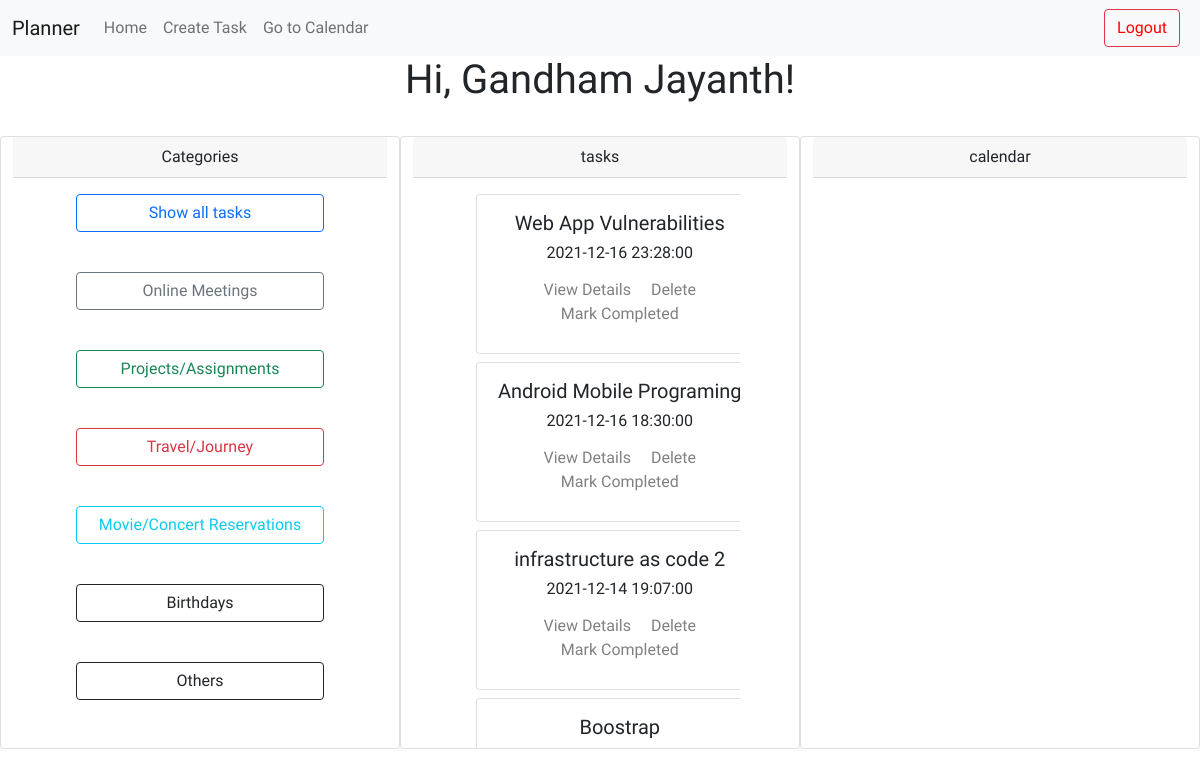
The app's page /index/online_meetings (signed in) with its own data.
### DBHandler/models.py (models this page shows, shortened)
class User(UserMixin, db.Model):
    id = db.Column(db.Integer, primary_key=True)
    username = db.Column(db.String(64), index=True, unique=True)
    first_name = db.Column(db.String(64))
    last_name = db.Column(db.String(64))
    email = db.Column(db.String(120), index=True, unique=True)
    password_hash = db.Column(db.String(128))
    tasks = db.relationship('Task', backref='creator', lazy='dynamic')
    def onlinemeetingstask(self):
        own = Task.query.filter_by(task_type = 'onlme').order_by(Task.timestamp.desc())
        return own

class Task(db.Model):
    id = db.Column(db.Integer, primary_key=True)
    title = db.Column(db.String(150))
    timestamp = db.Column(db.DateTime, index=True, default=datetime.utcnow)
    user_id = db.Column(db.Integer, db.ForeignKey('user.id'))
    task_type = db.Column(db.String(5))
    online = db.relationship('Online_meetings',backref = 'parent1', lazy = 'dynamic')
    deadline = db.relationship('Deadlines',backref = 'parent2', lazy = 'dynamic')
    travel = db.relationship('Travel',backref = 'parent3', lazy = 'dynamic')
    birthday = db.relationship('Birthday',backref = 'parent4', lazy = 'dynamic')
    general = db.relationship('General',backref = 'parent5', lazy = 'dynamic')
    movie = db.relationship('Movie',backref = 'parent6', lazy = 'dynamic')

### Backend/routes.py (the view, shortened to what this page needs)
@app.route('/index/online_meetings', methods=['GET', 'POST'])
@login_required
def online_meetings():
    tasks = User.onlinemeetingstask(current_user)
    form = TaskFilterForm()
    return render_template('index.html', title='Home', tasks=tasks, form=form)

### Backend/forms.py
class TaskFilterForm(FlaskForm):
    onlme = SubmitField('Online Meetings')
    projs = SubmitField('Projects/Assignments')
    travl = SubmitField('Travel/Journey')
    movie = SubmitField('Movie/Concert Reservations')
    birth = SubmitField('Birthdays')
    gentk = SubmitField('Others')
    index = SubmitField('Show all tasks')

### DBHandler/models.py (called while the page is built)
@login.user_loader
def load_user(id):
    return User.query.get(int(id))

### Backend/templates/index.html (shortened to what this page needs)
{% extends "base.html" %}
{% block content %}
    <h1>Hi, {{ current_user.first_name }} {{ current_user.last_name }}!</h1>
   <div class="container-fluid">
       <div class="row">
    <div class="col-lg-4 card">
    <form action="" method="post" novalidate>
        <div class="card-header">
            Categories
          </div>
        <div class="card-body d-grid gap-2 col-9 mx-auto">
            {{ form.index(class="btn btn-outline-primary") }}<br>
            {{ form.onlme(class="btn btn-outline-secondary") }}<br>
            {{ form.projs(class="btn btn-outline-success") }}<br>
            {{ form.travl(class="btn btn-outline-danger") }}<br>
            {{ form.movie(class="btn btn-outline-info") }}<br>
            {{ form.birth(class="btn btn-outline-dark") }}<br>
            {{ form.gentk(class="btn btn-outline-dark") }}<br>
    </div>
    </form>
</div>
<div class="col-lg-4 card overflow-hidden flex-wrap" >
    <div class="card-header">
        tasks
    </div>
    <div class="wrapper card-body d-grid gap-2 col-9 mx-auto ">
    {% for task in tasks %}
        {% include '_task.html' %}
    {% endfor %}
</div>
</div>
    <div class="col-lg-4 card">
        <div class="card-header">
            calendar
        </div>
    </div>
</div>
</div>
{% endblock %}

### Backend/templates/_task.html (shortened to what this page needs)
<div class="card item" style="width: 18rem; height: 10rem;">
    <div class="card-body">
      <h5 class="card-title">{{ task.title }}</h5>
      <h6>{{ task.timestamp }}</h6>
        <a href="{{ url_for('fullview', task_id=task.id) }}" class="card-link">View Details</a>
        <a href="{{ url_for('delete_task', id=task.id) }}" class="card-link">Delete</a>
        <br>
        <a href="{{ url_for('delete_task', id=task.id) }}" class="card-link">Mark Completed</a>
    </div>
  </div>

### Backend/templates/base.html (style rules this page uses)
body { text-align:center; font-family: 'Comfortaa', cursive; }
a { text-decoration:none; color:grey; }
.wrapper { height: 110px; overflow-x: hidden; overflow-y: auto; text-align:center; }

### records on screen
User: first_name "Gandham", last_name "Jayanth"
Task: title "Web App Vulnerabilities", timestamp "2021-12-16 23:28:00"
Task: title "Android Mobile Programing", timestamp "2021-12-16 18:30:00"
Task: title "infrastructure as code 2", timestamp "2021-12-14 19:07:00"
Task: title "Boostrap"
